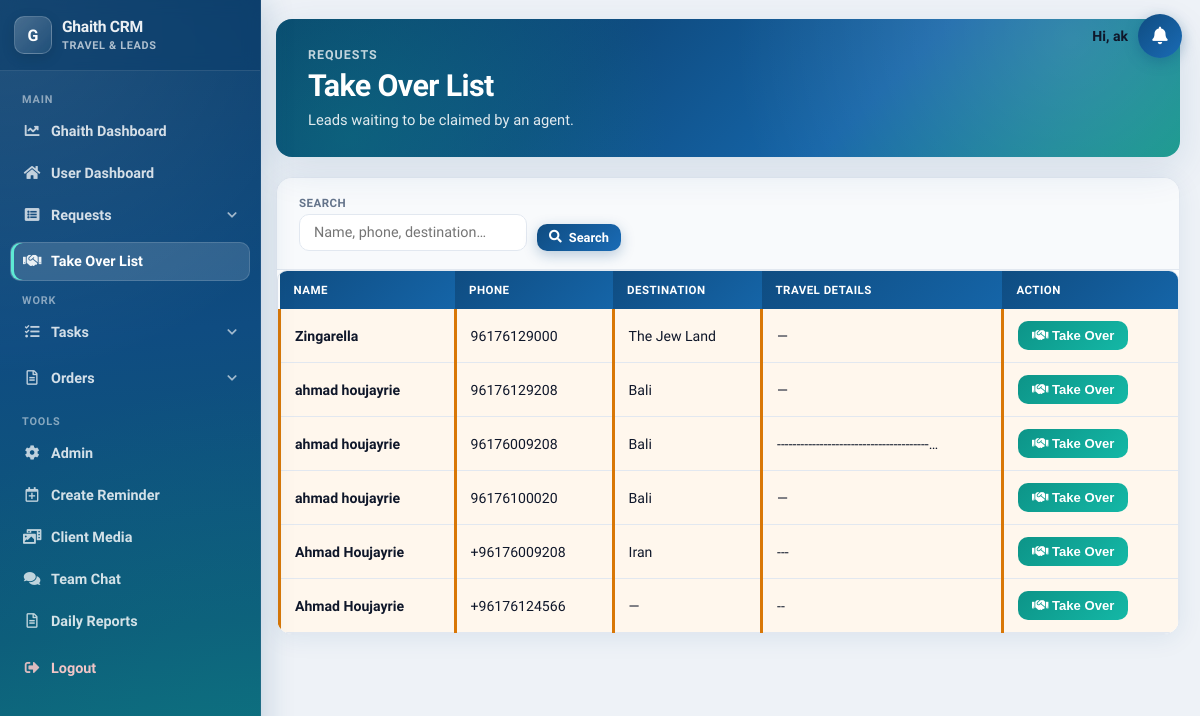
Screenshot of /takeover/ (signed in) with the database file from the repository.
### display/models.py (models this page shows, shortened)
class Lead(models.Model):
    reason_of_travel = models.TextField(blank=True, null=True)
    why_this_destination = models.TextField(blank=True, null=True)
    travel_dates_flexible = models.BooleanField(blank=True, default=False)
    budget_range_from = models.PositiveIntegerField(blank=True, null=True)
    budget_range_to = models.PositiveIntegerField(blank=True, null=True)
    name = models.CharField(max_length=100)
    email = models.EmailField(blank=True, null=True)
    country_code = models.CharField(max_length=5, default='+961')
    phone = models.CharField(max_length=15)
    CHANNEL_CHOICES = [
        ('', 'Select Channel'),
        ('Facebook', 'Facebook'),
        ('Whatsapp', 'Whatsapp'),
        ('Referral', 'Referral'),
        ('Direct', 'Direct'),
        ('Website', 'Website'),
        ('Instagram', 'Instagram'),
    ]
    channel = models.CharField(max_length=100, choices=CHANNEL_CHOICES, blank=True)
    SERVICE_CHOICES = [
        ('hotel', 'Hotel'),
        ('ticket', 'Ticket'),
        ('visa', 'Visa'),
        ('package', 'Package'),
        ('travel insurance', 'Travel Insurance'),
    ]
    STATUS_CHOICES = [
        ('onhold', 'On Hold'),
        ('processing', 'Processing'),
        ('negotiation', 'Negotiation'),
        ('finalized', 'Finalized'),
        ('followup', 'Follow-Up'),
        ('done', 'Unqualified'),
    ]
    type_of_service = models.CharField(max_length=50, choices=SERVICE_CHOICES, blank=True, default='')
    status = models.CharField(max_length=50, choices=STATUS_CHOICES, blank=True, default='onhold')
    status_changed_at = models.DateTimeField(null=True, blank=True)
    destination = models.CharField(max_length=200, blank=True, choices=get_destination_choices)
    pax = models.CharField(max_length=100, blank=True, default='')
    duration = models.CharField(max_length=200, blank=True, default='')
    travel_date_from = models.DateField(blank=True, null=True)
    travel_date_to = models.DateField(blank=True, null=True)
    selling_price = models.CharField(max_length=200, blank=True)
    net = models.CharField(max_length=200, blank=True, default='')
    profit = models.CharField(max_length=200, blank=True)
    date_notes = models.TextField(blank=True, null=True)
    special_request = models.TextField(blank=True)
    urgent = models.BooleanField(default=False)
    assignment_notes = models.TextField(blank=True)
    supplier = models.CharField(max_length=200, blank=True)
    sold = models.BooleanField(blank=True, default=False)
    lost = models.BooleanField(blank=True, default=False)
    finalization_notes = models.TextField(blank=True, null=True)
    assigned_to = models.ForeignKey(User, on_delete=models.CASCADE, related_name="current")
    assigned_at = models.DateTimeField(null=True, blank=True)
    attachments = models.ManyToManyField(Attachment, blank=True)
    follow_up = models.DateField(blank=True, null=True)
    created_at = models.DateTimeField(auto_now_add=True, editable=False)
    last_modified = models.DateTimeField(auto_now=True, editable=True)
    takeover = models.BooleanField(default=True)
    special_takeover = models.BooleanField(default=False)  # New field
    takeover_added_at = models.DateTimeField(null=True, blank=True)
    period = models.PositiveIntegerField(default=20)
    is_archived = models.BooleanField(default=False)
    offer_prepared = models.BooleanField(default=False)
    offer_details = models.TextField(blank=True, null=True)
    moved_to_negotiation = models.BooleanField(default=False)  # New field

### display/views.py (the view, shortened to what this page needs)
# urls.py: path('takeover/', views.takeover_list, name='takeover_list'),
@login_required(login_url="/login/")
def takeover_list(request):
    search_query = request.GET.get('search', '')
    leads = Lead.objects.filter(takeover=True).order_by('-created_at')
    for lead in leads:
        if lead.takeover_added_at and lead.takeover_added_at < timezone.now() - timedelta(hours=5):
            lead.is_highlighted = True
        else:
            lead.is_highlighted = False
    return render(request, 'takeover_list.html', {
        'leads': leads,
    })

### display/templates/takeover_list.html (shortened to what this page needs)
<!DOCTYPE html>
<html lang="en">
<head>
</head>
<body>
{% include 'navbar.html' %}
<div class="req-wrap">
    <header class="req-hero">
        <div class="req-hero__bg"></div>
        <div class="req-hero__content">
            <div class="req-hero__eyebrow">Requests</div>
            <h1 class="req-hero__title">Take Over List</h1>
            <p class="req-hero__sub">Leads waiting to be claimed by an agent.</p>
        </div>
    </header>
    <div class="req-card">
        <div class="req-filters">
            <form method="GET" action="{% url 'takeover_list' %}">
                <div class="req-filter-group">
                    <span class="req-filter-label">Search</span>
                    <input type="text" name="search" placeholder="Name, phone, destination…" class="req-input" value="{{ request.GET.search }}">
                </div>
                <button type="submit" class="req-btn req-btn--primary req-btn--sm"><i class="fas fa-search"></i> Search</button>
            </form>
        </div>
        <div class="req-table-wrap">
            <table class="req-table table">
                <thead>
                    <tr><th>Name</th><th>Phone</th><th>Destination</th><th>Travel Details</th><th>Action</th></tr>
                </thead>
                <tbody>
                    {% for lead in leads %}
                    <tr class="{% if lead.is_highlighted %}highlighted{% endif %}">
                        <td data-label="Name"><strong>{{ lead.name }}</strong></td>
                        <td data-label="Phone">{{ lead.phone }}</td>
                        <td data-label="Destination">{{ lead.destination|default:"—" }}</td>
                        <td data-label="Details">{{ lead.reason_of_travel|truncatechars:40|default:"—" }}</td>
                        <td data-label="Action">
                            <button type="button" class="takeover-button" data-lead-id="{{ lead.id }}"><i class="fas fa-handshake"></i> Take Over</button>
                        </td>
                    </tr>
                    {% empty %}
                    <tr><td colspan="5"><div class="req-empty"><i class="fas fa-inbox"></i>No leads in takeover list.</div></td></tr>
                    {% endfor %}
                </tbody>
            </table>
        </div>
    </div>
</div>
</body>
</html>

### display/templates/shared/notification_bell.html (shortened to what this page needs)
{% load static %}
{% if user.is_authenticated %}
<link rel="stylesheet" href="{% static 'css/crm-notifications.css' %}">
<div class="crm-notify" id="crmNotify">
  <span class="crm-notify__greeting">Hi, {% if user.get_full_name %}{{ user.get_full_name }}{% else %}{{ user.username }}{% endif %}</span>
  <button type="button" class="crm-notify__bell" id="crmNotifyBell" aria-label="Notifications" aria-expanded="false">
    <i class="fas fa-bell"></i>
  </button>
</div>
{% endif %}

### static/css/requests-modern.css (style rules this page uses)
:root { --req-bg: #eef2f7; --req-surface: #ffffff; --req-surface-2: #f8fafc; --req-text: #0f172a; --req-muted: #64748b; --req-border: #e2e8f0; --req-primary: #0f4c81; --req-primary-light: #1a6bb5; --req-accent: #0d9488; --req-danger: #dc2626; --req-success: #059669; --req-warning: #d97706; --req-purple: #7c3aed; --req-shadow: 0 4px 24px rgba(15, 76, 129, 0.08); --req-shadow-lg: 0 12px 40px rgba(15, 76, 129, 0.12); --req-radius: 16px; --req-radius-sm: 10px; --req-font: 'Plus Jakarta Sans', system-ui, sans-serif; }
body.req-page { font-family: var(--req-font); background: var(--req-bg); color: var(--req-text); margin: 0; padding: 0 20px 48px 276px !important; min-height: 100vh; -webkit-font-smoothing: antialiased; }
.req-wrap { max-width: 1280px; margin: 0 auto; }
.req-hero { position: relative; border-radius: var(--req-radius); overflow: hidden; margin-bottom: 20px; box-shadow: var(--req-shadow-lg); }
.req-hero__bg { position: absolute; inset: 0; background: linear-gradient(135deg, #0a3d6b 0%, #0f4c81 35%, #1565a8 65%, #0d9488 100%); }
.req-hero__bg::before { content: ''; position: absolute; inset: 0; background: radial-gradient(circle at 88% 15%, rgba(255,255,255,.14) 0%, transparent 42%), radial-gradient(circle at 8% 85%, rgba(13,148,136,.35) 0%, transparent 38%); }
.req-hero__content { position: relative; z-index: 1; padding: 28px 32px; color: #fff; }
.req-hero__eyebrow { font-size: .78rem; font-weight: 600; letter-spacing: .08em; text-transform: uppercase; opacity: .75; }
.req-hero__title { margin: 6px 0 0; font-size: clamp(1.4rem, 3vw, 1.9rem); font-weight: 800; letter-spacing: -.02em; }
.req-hero__sub { margin: 8px 0 0; opacity: .88; font-size: .92rem; }
.req-card { background: var(--req-surface); border: 1px solid var(--req-border); border-radius: var(--req-radius); box-shadow: var(--req-shadow); margin-bottom: 20px; overflow: hidden; }
.req-filters { display: flex; flex-wrap: wrap; gap: 12px; align-items: flex-end; padding: 18px 22px; border-bottom: 1px solid var(--req-border); background: var(--req-surface-2); }
.req-filters form { display: flex; flex-wrap: wrap; gap: 10px; align-items: flex-end; }
.req-filter-label { font-size: .72rem; font-weight: 700; text-transform: uppercase; letter-spacing: .04em; color: var(--req-muted); display: block; margin-bottom: 4px; }
.req-filter-group { display: flex; flex-direction: column; }
.req-input, .req-select { border: 1.5px solid var(--req-border); border-radius: var(--req-radius-sm); padding: 9px 14px; font-family: var(--req-font); font-size: .9rem; color: var(--req-text); background: #fff; min-width: 140px; }
.req-btn { display: inline-flex; align-items: center; justify-content: center; gap: 7px; padding: 10px 18px; border: none; border-radius: var(--req-radius-sm); font-family: var(--req-font); font-size: .88rem; font-weight: 700; cursor: pointer; text-decoration: none; transition: transform .15s, box-shadow .2s; }
.req-btn--primary { background: linear-gradient(135deg, var(--req-primary), var(--req-primary-light)); color: #fff !important; box-shadow: 0 4px 14px rgba(15, 76, 129, .28); }
.req-btn--sm { padding: 6px 12px; font-size: .8rem; }
.req-table-wrap { overflow-x: auto; -webkit-overflow-scrolling: touch; }
.req-table { width: 100%; border-collapse: collapse; font-size: .88rem; }
.req-table thead th { background: linear-gradient(135deg, #0f4c81, #1565a8); color: #fff; font-size: .72rem; font-weight: 700; text-transform: uppercase; letter-spacing: .04em; padding: 12px 14px; text-align: left; white-space: nowrap; }
.req-table tbody td { padding: 12px 14px; border-bottom: 1px solid var(--req-border); vertical-align: middle; }

### static/css/crm-notifications.css (style rules this page uses)
.crm-notify { position: fixed; top: 14px; right: 18px; z-index: 1003; display: flex; align-items: center; gap: 10px; }
.crm-notify__greeting { font-size: 0.88rem; font-weight: 700; color: var(--req-text, #0f172a); white-space: nowrap; max-width: 200px; overflow: hidden; text-overflow: ellipsis; font-family: var(--req-font, 'Plus Jakarta Sans', system-ui, sans-serif); }
.crm-notify__bell { position: relative; width: 44px; height: 44px; border: 0; border-radius: 50%; background: linear-gradient(135deg, var(--req-primary, #0f4c81), var(--req-primary-light, #1a6bb5)); color: #fff; font-size: 1.1rem; cursor: pointer; box-shadow: 0 4px 14px rgba(15, 76, 129, 0.35); }

### rows the page displays
Lead: name "Zingarella", phone "96176129000", destination "The Jew Land", reason_of_travel "—"
Lead: name "ahmad houjayrie", phone "96176129208", destination "Bali", reason_of_travel "—"
Lead: name "ahmad houjayrie", phone "96176009208", destination "Bali", reason_of_travel "---------------------------------------…"
Lead: name "ahmad houjayrie", phone "96176100020", destination "Bali", reason_of_travel "—"
Lead: name "Ahmad Houjayrie", phone "+96176009208", destination "Iran", reason_of_travel "---"
Lead: name "Ahmad Houjayrie", phone "+96176124566", destination "—", reason_of_travel "--"

### other values shown
{{ user.username }} "ak"
